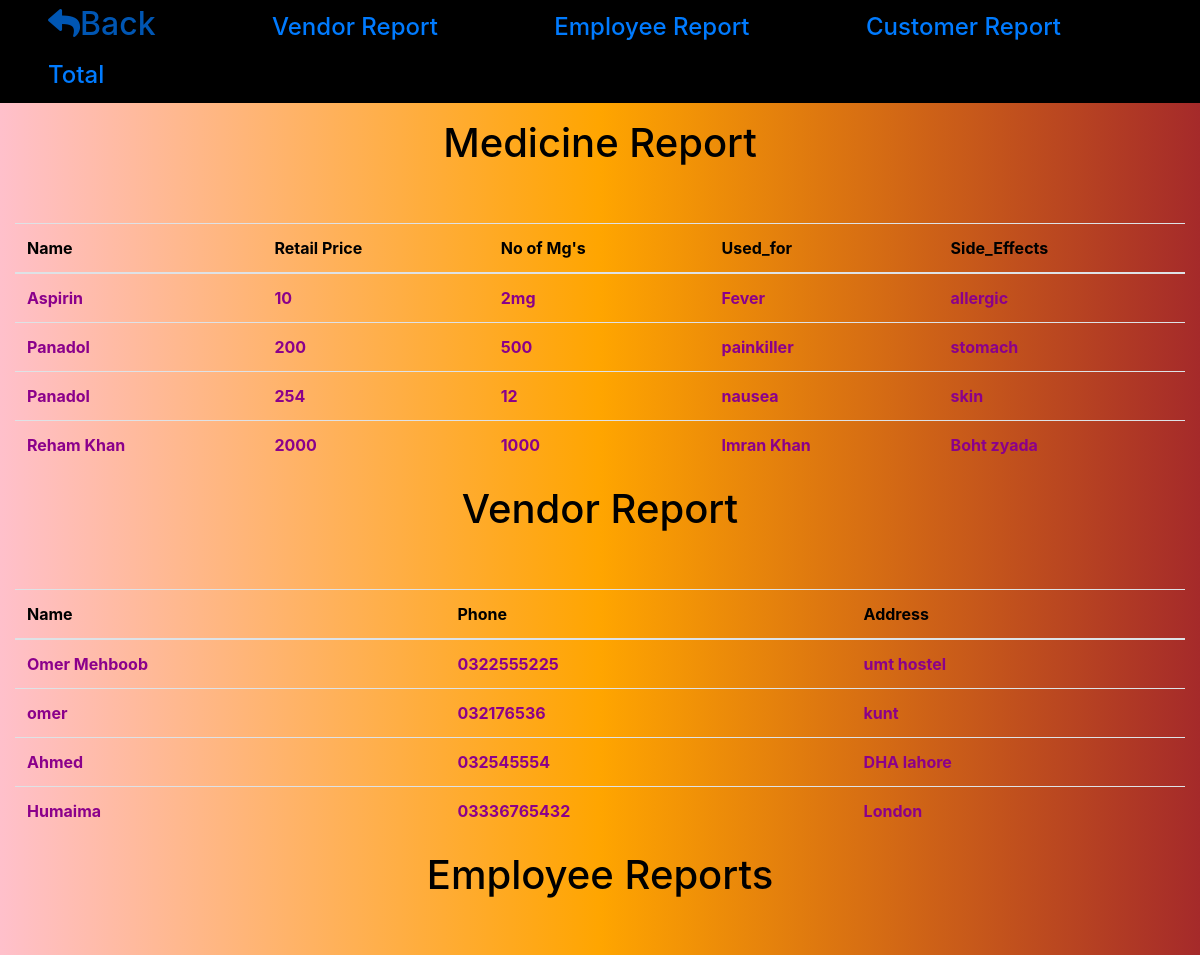
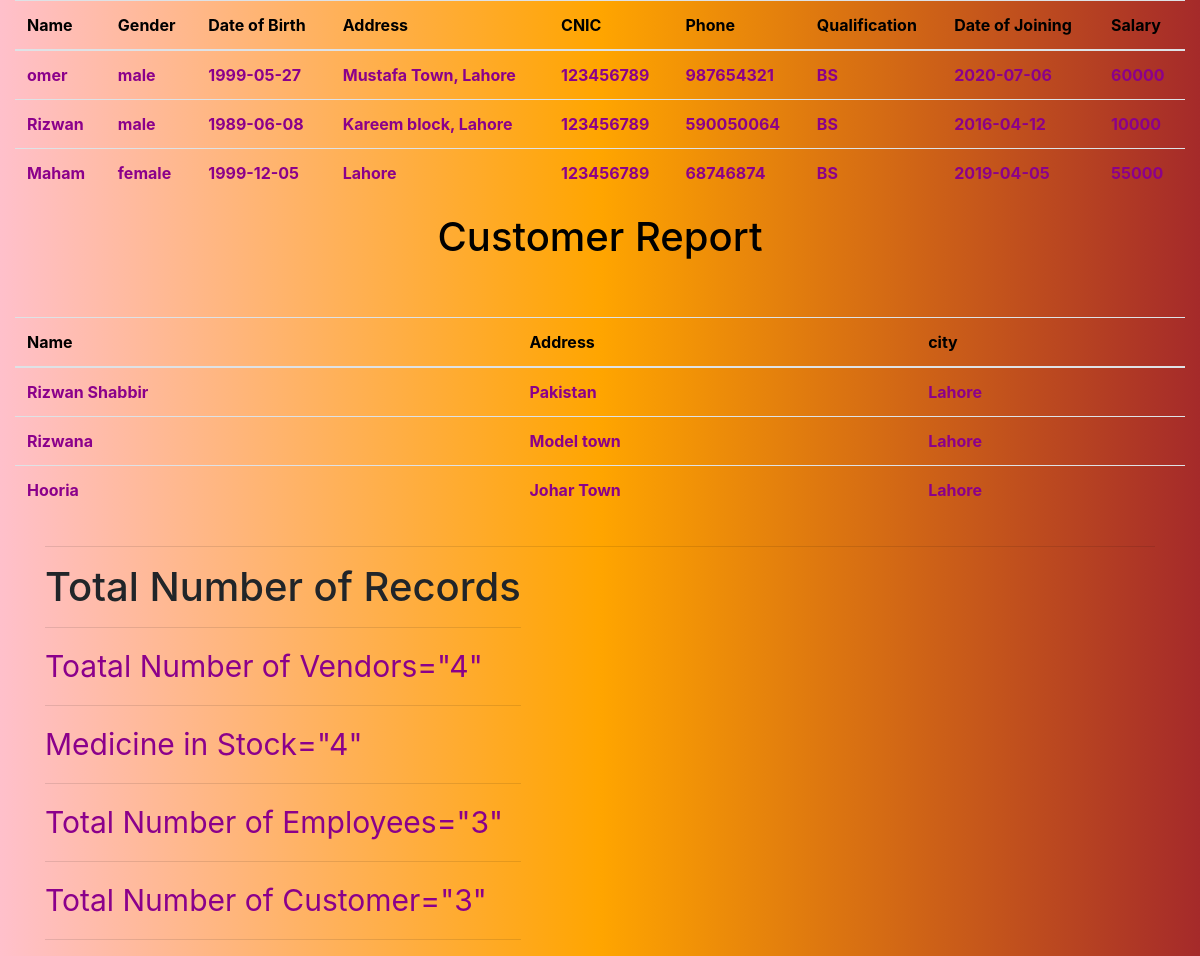
The page /Report1.php on the database its author committed (2 pictures, top to bottom).
### tables this page shows
CREATE TABLE `medicine` (
  `id` int(50) NOT NULL,
  `Name` varchar(20) NOT NULL,
  `Mg` varchar(50) NOT NULL,
  `Retail_Price` varchar(1000) NOT NULL,
  `Used_for` varchar(200) NOT NULL,
  `Side_Effects` varchar(200) NOT NULL
);

CREATE TABLE `vendor` (
  `id` int(11) NOT NULL,
  `name` varchar(20) NOT NULL,
  `phone` varchar(25) NOT NULL,
  `address` varchar(100) NOT NULL,
  `mid` int(11) NOT NULL
);

CREATE TABLE `employee` (
  `id` int(11) NOT NULL,
  `name` varchar(100) NOT NULL,
  `gender` varchar(20) NOT NULL,
  `dob` date NOT NULL,
  `address` varchar(225) NOT NULL,
  `cnic` int(20) NOT NULL,
  `phone` int(20) NOT NULL,
  `qualification` varchar(30) NOT NULL,
  `doj` date NOT NULL,
  `salary` int(10) NOT NULL
);

CREATE TABLE `customer` (
  `id` int(11) NOT NULL,
  `name` varchar(255) NOT NULL,
  `address` varchar(200) NOT NULL,
  `city` varchar(20) NOT NULL
);

### Report1.php (the view, shortened to what this page needs)
<!doctype html>
<html lang="en">
<head>
    <link rel="stylesheet" href="https://cdnjs.cloudflare.com/ajax/libs/font-awesome/5.8.2/css/all.css" />
    <link rel="stylesheet" href="https://stackpath.bootstrapcdn.com/bootstrap/4.3.1/css/bootstrap.min.css">
</head>
<body id="grad">
<header>
    <nav class="pink">
        <a href="reports/main_report.php" class="navbar-brand">
            <h2 class="px-5">
                <i class="fa fa-reply" aria-hidden="true"></i>Back
            </h2>
        </a>
        <a href="#vendor" class="navbar-brand">
            <h4 class="px-5">
            Vendor Report
            </h4>
        </a>
        <a href="#employee" class="navbar-brand">
            <h4 class="px-5">
            Employee Report
            </h4>
        </a>
         <a href="#customer" class="navbar-brand">
            <h4 class="px-5">
            Customer Report
            </h4>
        </a>
        <a href="#Total" class="navbar-brand">
            <h4 class="px-5">
             Total
            </h4>
        </a>
    </nav>
</header>
    <div class="container">
        <?php
         require_once "Vconfig.php";
         $vsql="select * from Vendor";
        $result = $mysqli->query("Select * from medicine") or die($mysqli->error);
         $esql="select * from employee";
          $csql="select * from customer";
          $employeeC=0;
          $medicineC=0;
          $vendorC=0;
          $customerC=0;
        ?>
        <div class="row justify-content-center">
        <form class="text-white mt-3 font-weight-bold" action="processProject.php" method="POST">
        <div class="row justify-content-center">
          <div>
            <h1 class="tr">Medicine Report</h1>
          </div>
            <table class="table text-white mt-5">
                <thead>
                    <tr class="tr">
                        <th>Name</th>
                        <th>Retail Price</th>
                        <th>No of Mg's</th>
                        <th>Used_for</th>
                        <th>Side_Effects</th>
                    </tr>
                </thead>
                <?php
                while ($row = $result->fetch_assoc()) :
                    $medicineC++;
                  ?>
                    <tr class="tr2">
                        <td> <?php echo $row['Name']; ?></td>
                        <td> <?php echo $row['Retail_Price']; ?></td>
                        <td> <?php echo $row['Mg']; ?></td>
                        <td> <?php echo $row['Used_for']; ?></td>
                        <td> <?php echo $row['Side_Effects']; ?></td>
                    </tr>
                <?php endwhile; ?>
                </table>
                   <div><a name="vendor"></a><h1 class="tr">Vendor Report</h1></a></div>
                  <table class="table text-white mt-5">
                <thead>
                    <tr class="tr">
                        <th>Name</th>
                        <th>Phone</th>
                        <th>Address</th>
                    </tr>
                </thead>
            <?php
           if($vresult=$mysqli->query($vsql))
             ?>
            <?php
               while($vrow=$vresult->fetch_array()):
                $vendorC++;
             ?>
                    <tr class="tr2">
                        <td> <?php echo $vrow['name']; ?></td>
                        <td> <?php echo $vrow['phone']; ?></td>
                        <td> <?php echo $vrow['address']; ?></td>
                    </tr>
                <?php endwhile; ?>
                </table>
                 <div>
                   <a name="employee"><h1 class="tr">Employee Reports</h1></a>
                 </div>
                <table class="table text-white mt-5">
                <thead>
                    <tr class="tr">
                        <th>Name</th>
                        <th>Gender</th>
                        <th>Date of Birth</th>
                        <th>Address</th>
                        <th>CNIC</th>
                        <th>Phone</th>
                        <th>Qualification</th>
                        <th>Date of Joining</th>
                        <th>Salary</th>
                    </tr>
                </thead>
                 <?php
           if($eresult=$mysqli->query($esql))
             ?>
                <?php
                while ($erow = $eresult->fetch_assoc()) :
                  $employeeC++;
                  ?>
                    <tr class="tr2">
                        <td> <?php echo $erow['name']; ?></td>
                        <td> <?php echo $erow['gender']; ?></td>
                        <td> <?php echo $erow['dob']; ?></td>
                        <td> <?php echo $erow['address']; ?></td>
                        <td> <?php echo $erow['cnic']; ?></td>
                        <td> <?php echo $erow['phone']; ?></td>
                        <td> <?php echo $erow['qualification']; ?></td>
                        <td> <?php echo $erow['doj']; ?></td>
                        <td> <?php echo $erow['salary']; ?></td>
                    </tr>
                <?php
                 endwhile;
                 ?>
                </table>
                <div>
                 <a name="customer"> <h1 class="tr">
                    Customer Report
                  </h1>
                </a>
                </div>
                 <table class="table text-white mt-5">
                <thead>
                    <tr class="tr">
                        <th>Name</th>
                        <th>Address</th>
                        <th>city</th>
                    </tr>
                </thead>
            <?php
           if($cresult=$mysqli->query($csql))
             ?>
            <?php
               while($crow=$cresult->fetch_array()):
                $customerC++;
             ?>
                    <tr class="tr2">
                        <td> <?php echo $crow['name']; ?></td>
                        <td> <?php echo $crow['address']; ?></td>
                        <td> <?php echo $crow['city']; ?></td>
                    </tr>
                <?php endwhile; ?>
                </table>
              </div>
            </div>
            <hr>
            <div class="container">
              <div class="row">
                  <div>
                 <a name="Total"><h1>Total Number of Records</h1></a>
                  <hr>
                  <output class="outputC">Toatal Number of Vendors="<?php echo $vendorC; ?>"</output>
                  <hr>
                  <output class="outputC">Medicine in Stock="<?php echo $medicineC; ?>"</output>
                  <hr>
                   <output class="outputC">Total Number of Employees="<?php echo $employeeC; ?>"</output>
                   <hr>
                   <output class="outputC">Total Number of Customer="<?php echo $customerC; ?>"</output>
                   <hr>
              </div>
              </div>
            </div>
</body>
</html>

### Report1.php (style rules this page uses)
#grad { background-image: linear-gradient(-90deg, brown,orange,pink); }
.tr { color: #000000; }
.tr2 { color: #8B008B; }
.pink { background: #000000; color: #fff; }
.outputC { color: #8B008B; font-size: 30px; }

### rows shown on the page
medicine: Name "Aspirin", Retail_Price "10", Mg "2mg", Used_for "Fever", Side_Effects "allergic"
medicine: Name "Panadol", Retail_Price "200", Mg "500", Used_for "painkiller", Side_Effects "stomach"
medicine: Name "Panadol", Retail_Price "254", Mg "12", Used_for "nausea", Side_Effects "skin"
medicine: Name "Reham Khan", Retail_Price "2000", Mg "1000", Used_for "Imran Khan", Side_Effects "Boht zyada"
vendor: name "Omer Mehboob", phone "0322555225", address "umt hostel"
vendor: name "omer", phone "032176536", address "kunt"
vendor: name "Ahmed", phone "032545554", address "DHA lahore"
vendor: name "Humaima", phone "03336765432", address "London"
employee: name "omer", gender "male", dob "1999-05-27", address "Mustafa Town, Lahore", cnic "123456789", phone "987654321", qualification "BS", doj "2020-07-06", salary "60000"
employee: name "Rizwan", gender "male", dob "1989-06-08", address "Kareem block, Lahore", cnic "123456789", phone "590050064", qualification "BS", doj "2016-04-12", salary "10000"
employee: name "Maham", gender "female", dob "1999-12-05", address "Lahore", cnic "123456789", phone "68746874", qualification "BS", doj "2019-04-05", salary "55000"
customer: name "Rizwan Shabbir", address "Pakistan", city "Lahore"
customer: name "Rizwana", address "Model town", city "Lahore"
customer: name "Hooria", address "Johar Town", city "Lahore"

### other values the page prints
$vendorC "4"
$medicineC "4"
$employeeC "3"
$customerC "3"
